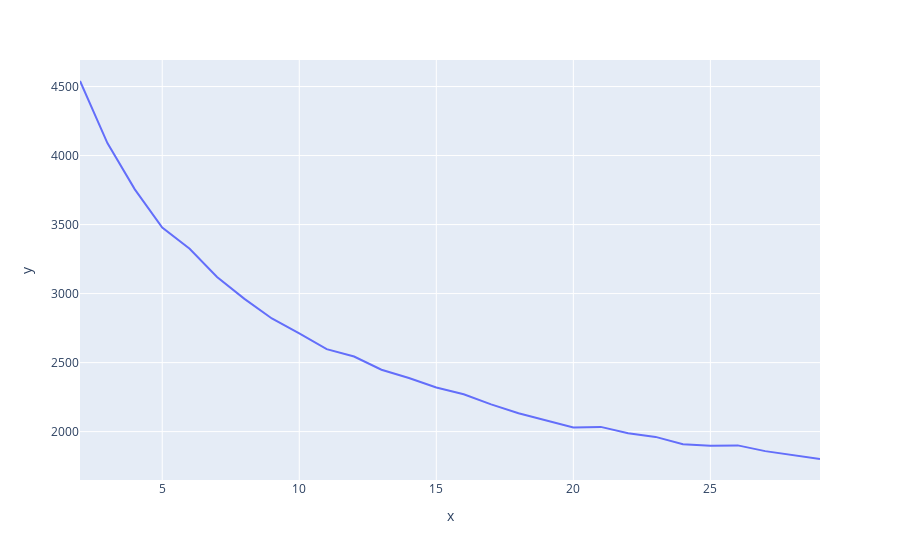
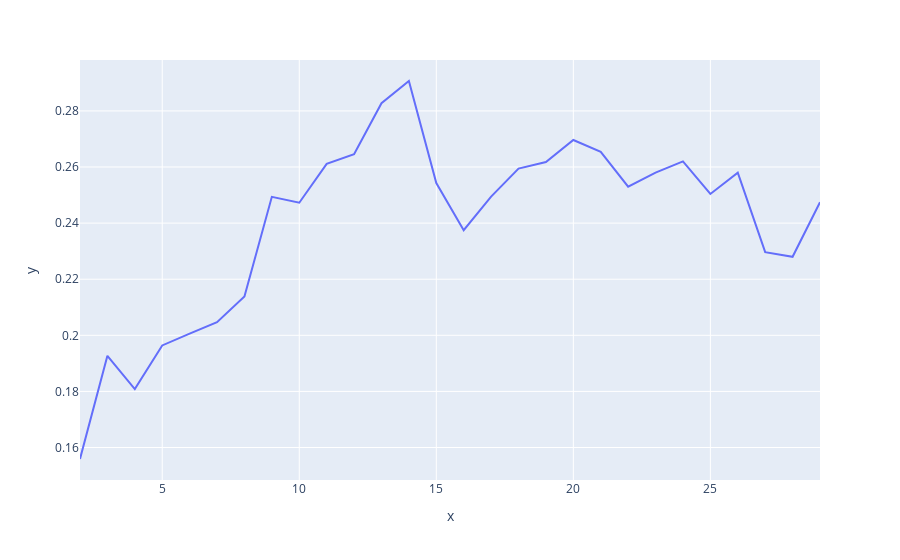

Source (notebook cell) for these figures, in order:
### Code cell
#Kmeans
print("-------------------------------------------------------------------------------------------------"  )
print("Kmeans :"  )

c=[]
iner=[]
sil=[]
for i in range(2,30):
    clustering = KMeans(n_clusters=i, random_state=0).fit(df)
    c.append(    i    )
    iner.append(    clustering.inertia_    )
    sil.append( silhouette_score(d ,clustering.predict(df) ) )
print('elbow method')    
fig = px.line( y=iner,x=c)
fig.show()
print('sillute score ')    
fig = px.line(y= sil,x=c)
fig.show()
    
clustering = KMeans(n_clusters=15, random_state=0).fit(df)
plt.scatter(df[:,0]  , df[:,1]   ,  c = clustering.labels_  ) 
plt.show()
print("silhouette_score : " ,silhouette_score(df,clustering.labels_))
print("number of clusters is : " , 15)

### Figure 1 — Plotly figure (JSON) as saved in the notebook; plotly's stock layout.template omitted (floating-point values rounded to 4 significant figures)
{"data": [{"hovertemplate": "x=%{x}<br>y=%{y}<extra></extra>", "legendgroup": "", "line": {"color": "#636efa", "dash": "solid"}, "marker": {"symbol": "circle"}, "mode": "lines", "name": "", "orientation": "v", "showlegend": false, "type": "scatter", "x": [2, 3, 4, 5, 6, 7, 8, 9, 10, 11, 12, 13, 14, 15, 16, 17, 18, 19, 20, 21, 22, 23, 24, 25, 26, 27, 28, 29], "xaxis": "x", "y": [4540.0, 4091.0, 3755.0, 3478.0, 3325.0, 3120.0, 2962.0, 2820.0, 2712.0, 2598.0, 2544.0, 2448.0, 2388.0, 2320.0, 2271.0, 2198.0, 2133.0, 2080.0, 2030.0, 2034.0, 1988.0, 1962.0, 1908.0, 1898.0, 1900.0, 1859.0, 1830.0, 1802.0], "yaxis": "y"}], "layout": {"legend": {"tracegroupgap": 0}, "margin": {"t": 60}, "xaxis": {"anchor": "y", "domain": [0, 1], "title": {"text": "x"}}, "yaxis": {"anchor": "x", "domain": [0, 1], "title": {"text": "y"}}}}

### Figure 2 — Plotly figure (JSON) as saved in the notebook; plotly's stock layout.template omitted (floating-point values rounded to 4 significant figures)
{"data": [{"hovertemplate": "x=%{x}<br>y=%{y}<extra></extra>", "legendgroup": "", "line": {"color": "#636efa", "dash": "solid"}, "marker": {"symbol": "circle"}, "mode": "lines", "name": "", "orientation": "v", "showlegend": false, "type": "scatter", "x": [2, 3, 4, 5, 6, 7, 8, 9, 10, 11, 12, 13, 14, 15, 16, 17, 18, 19, 20, 21, 22, 23, 24, 25, 26, 27, 28, 29], "xaxis": "x", "y": [0.1559, 0.1927, 0.1808, 0.1964, 0.2006, 0.2047, 0.2138, 0.2494, 0.2473, 0.2611, 0.2646, 0.2827, 0.2907, 0.2543, 0.2375, 0.2494, 0.2594, 0.2618, 0.2696, 0.2654, 0.253, 0.258, 0.262, 0.2504, 0.258, 0.2297, 0.228, 0.2474], "yaxis": "y"}], "layout": {"legend": {"tracegroupgap": 0}, "margin": {"t": 60}, "xaxis": {"anchor": "y", "domain": [0, 1], "title": {"text": "x"}}, "yaxis": {"anchor": "x", "domain": [0, 1], "title": {"text": "y"}}}}
